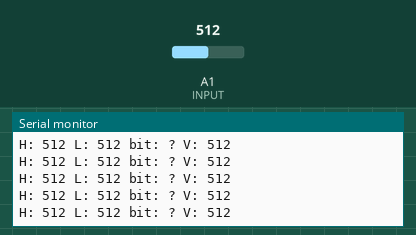
The sketch below on a simulated Arduino Uno, built with avr-gcc and run on an emulated ATmega328P. Parts: the last lines printed to the serial monitor. The inputs (shaded band) are chosen by the test bench; at power-on: A1 (INPUT) = 512.

Above: at 1.2 s.
1.3 s: A1 (INPUT) set to 716
At 1.42 s:
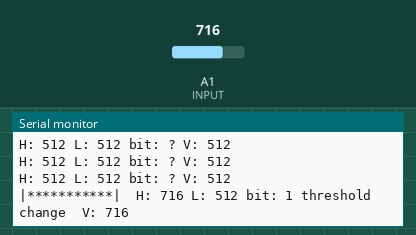
2.9 s: A1 (INPUT) set to 694
At 2.91 s:
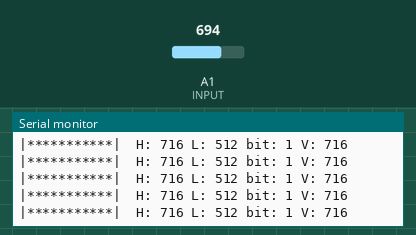
4.8 s: A1 (INPUT) set to 511
At 4.96 s:
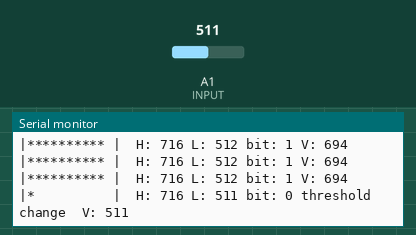
6.4 s: A1 (INPUT) set to 540
At 6.4 s:
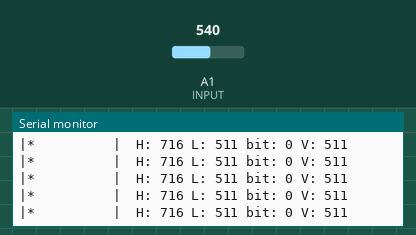

Measured:
- the behaviour switches between 712 and 711 on A1 (INPUT) (found by bisection; images 1 and 2)
- the behaviour switches between 530 and 531 on A1 (INPUT) (found by bisection; images 3 and 4)
- after the input at 1.3 s, the serial monitor: prints a new line after 0.06 s (image 1)
- after the input at 4.8 s, the serial monitor: prints a new line after 0.10 s (image 3)

The sketch:

QRE1113_read.ino
```cpp
#include "limits.h"

#define INPUT 1
int last = 0;
int lowest = INT_MAX;
int highest = 0;
int divf = 0;
int lowT = 0;
int highT = 0;
int current = 0;

void setup()
{
  Serial.begin(9600);
}

void loop()
{
   int v, b;
   v = analogRead(INPUT);
   if (v < lowest) {
      lowest = v;
      recalc();
   }
   if (v > highest) {
      highest = v;
      recalc();
   }
   if (v < lowT) {
    b = 0;
   } else if (v > highT) {
    b = 1;
   } else {
    b = -1;
   }
   if (divf != 0) {
    int count = (v - lowest) / divf;
    Serial.print("|");
    for (int i = 0; i <= count; i++) {
      Serial.print("*");
    }
    for (;count < 10; count++) {
      Serial.print(" ");
    }
    Serial.print("|  ");
   }
   Serial.print("H: ");
   Serial.print(highest);
   Serial.print(" L: ");
   Serial.print(lowest);
   Serial.print(" bit: ");
   if (b == -1) {
    Serial.print("?");
   } else {
    Serial.print(b);
    if (current != b) {
      current = b;
      Serial.print(" threshold change ");
    }
   }
   Serial.print(" V: ");
   Serial.println(v);
   delay(10);
}

void recalc() {
  int s = highest - lowest;
  divf = s / 10;
  lowT = lowest + s/3;
  highT = lowest + s * 2 / 3;
}
```
